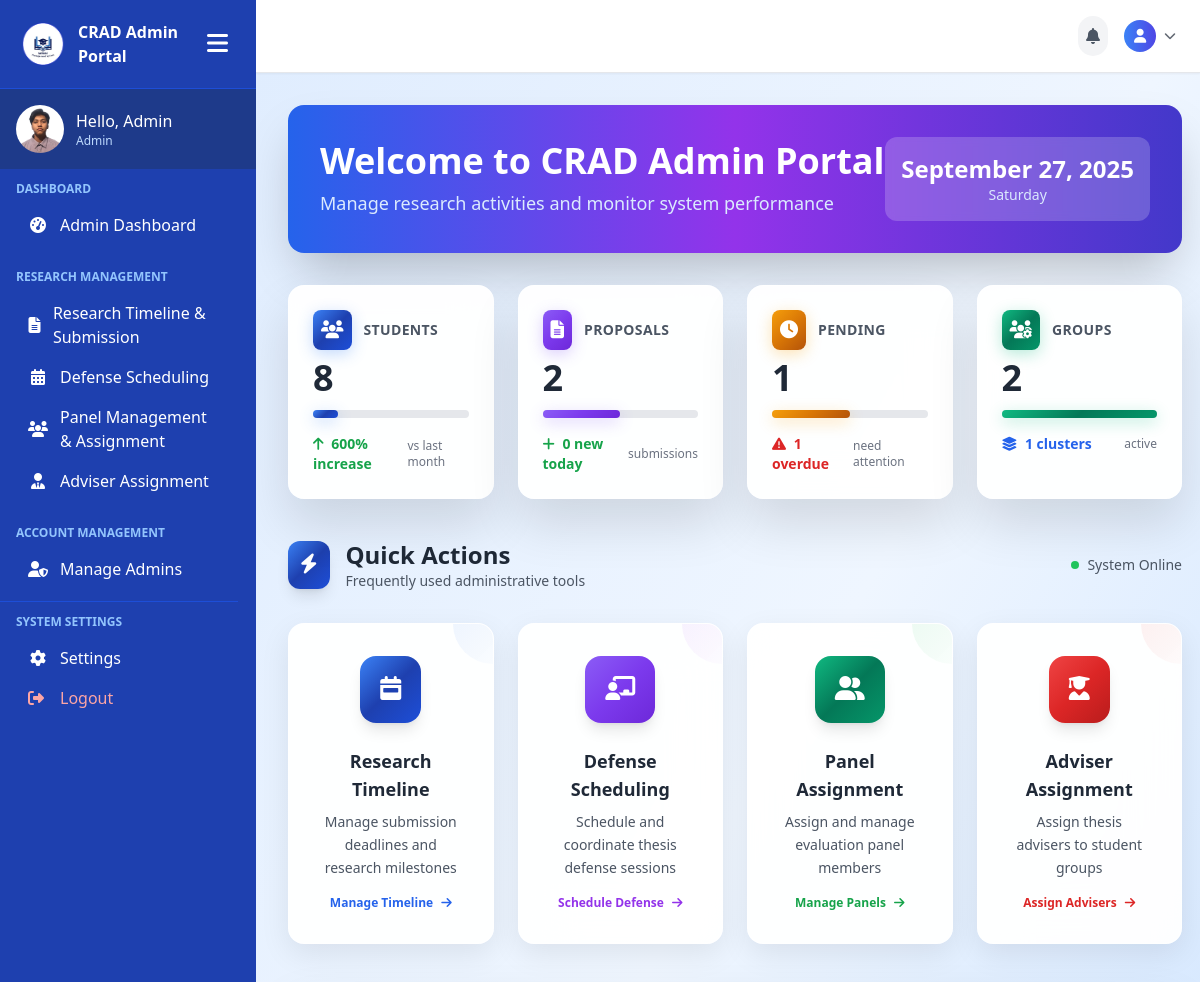
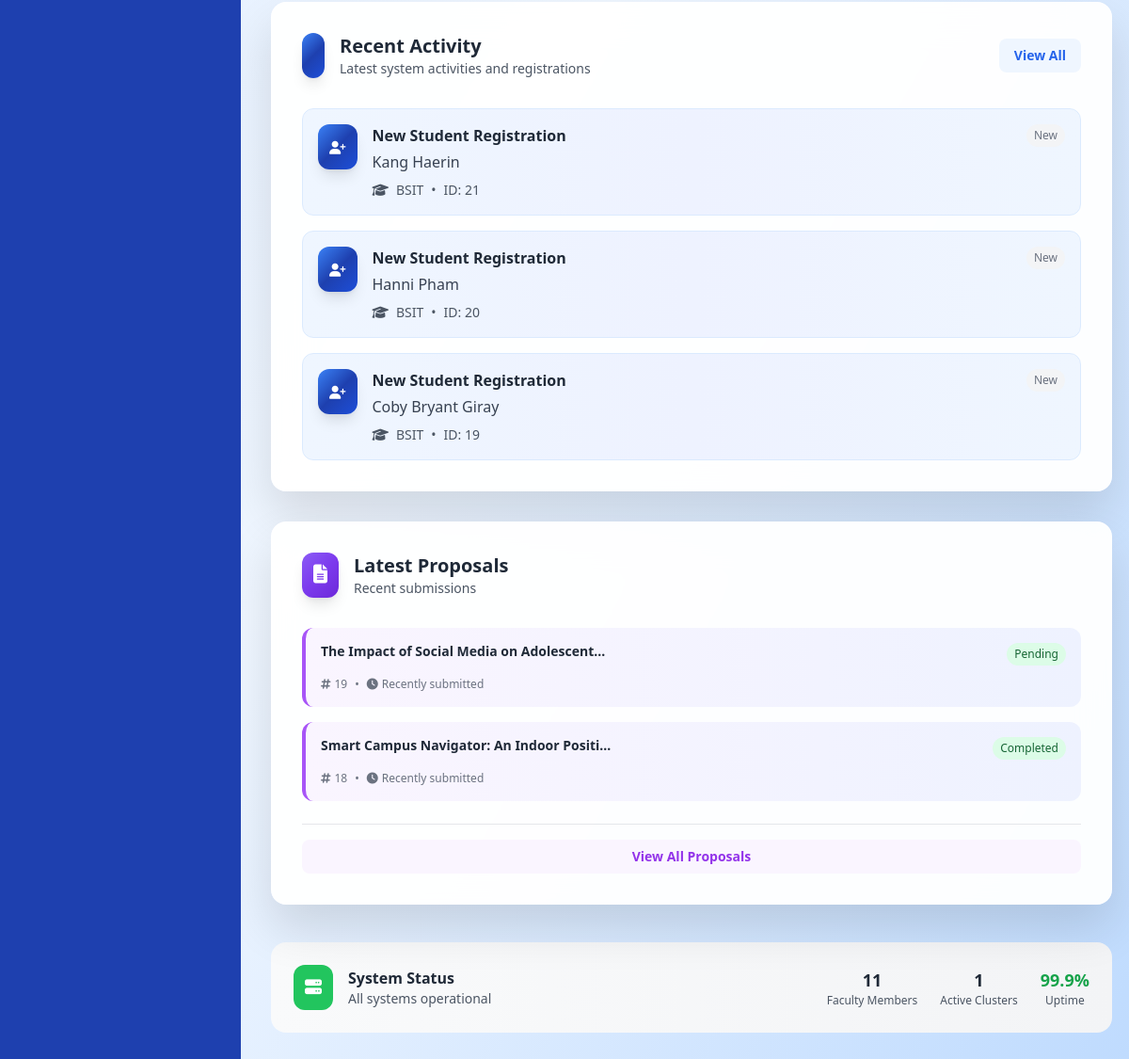
Page /admin-pages/admin-dashboard.php (signed in) on the committed database (2 pictures, top to bottom).
### tables this page shows
CREATE TABLE `user_tbl` (
  `user_id` int(11) NOT NULL,
  `email` varchar(150) NOT NULL,
  `password` varchar(255) NOT NULL,
  `role` enum('Admin','Faculty','Student') NOT NULL DEFAULT 'Student',
  `created_at` timestamp NOT NULL DEFAULT current_timestamp()
);

CREATE TABLE `student_profiles` (
  `id` int(11) NOT NULL,
  `user_id` int(11) NOT NULL,
  `school_id` varchar(50) NOT NULL,
  `full_name` varchar(100) NOT NULL,
  `program` varchar(50) NOT NULL,
  `cluster` varchar(20) DEFAULT '0',
  `faculty_id` int(11) DEFAULT NULL,
  `school_year` varchar(20) NOT NULL,
  `created_at` timestamp NOT NULL DEFAULT current_timestamp(),
  `updated_at` timestamp NOT NULL DEFAULT current_timestamp() ON UPDATE current_timestamp()
);

CREATE TABLE `proposals` (
  `id` int(11) NOT NULL,
  `group_id` int(11) NOT NULL,
  `title` varchar(255) NOT NULL,
  `description` text DEFAULT NULL,
  `file_path` varchar(255) DEFAULT NULL,
  `submitted_at` timestamp NOT NULL DEFAULT current_timestamp(),
  `status` enum('Pending','Completed') NOT NULL DEFAULT 'Pending',
  `reviewed_at` timestamp NULL DEFAULT NULL,
  `final_defense_open` tinyint(1) NOT NULL DEFAULT 0
);

### admin-pages/admin-dashboard.php (the view, shortened to what the rows shown need)
<?php
include('../includes/connection.php');
$recent_students = mysqli_query($conn, "SELECT full_name, program, id FROM student_profiles ORDER BY id DESC LIMIT 3");
$recent_proposals = mysqli_query($conn, "SELECT title, status, id FROM proposals ORDER BY id DESC LIMIT 3");
?>
<!DOCTYPE html>
<html lang="en">
<head>
    <link rel="stylesheet" href="../assets/css/style-admin-dashboard.css">
    <script src="https://cdn.tailwindcss.com"></script>
    <link rel="stylesheet" href="https://cdnjs.cloudflare.com/ajax/libs/font-awesome/6.0.0/css/all.min.css">
    <link rel="stylesheet" href="https://cdn.jsdelivr.net/npm/flatpickr/dist/flatpickr.min.css">
</head>
<body class="bg-gradient-to-br from-blue-100 via-blue-50 to-blue-200 text-gray-800 font-sans">
    <div class="min-h-screen flex">
        <?php include('../includes/admin-sidebar.php'); ?>
                <main class="flex-1 overflow-y-auto p-4 lg:p-8 hide-scrollbar">
    <div class="mb-8 animate-fade-in">
        <div class="bg-gradient-to-r from-blue-600 via-purple-600 to-indigo-700 rounded-2xl p-8 text-white shadow-2xl">
            <div class="flex flex-col lg:flex-row items-center justify-between">
                <div>
                    <h1 class="text-3xl lg:text-4xl font-bold mb-2">Welcome to CRAD Admin Portal</h1>
                </div>
            </div>
        </div>
    </div>
    <div class="grid grid-cols-1 xl:grid-cols-3 gap-8 mb-10 animate-fade-in">
        <div class="xl:col-span-2 glass-card rounded-2xl p-8">
            <div class="space-y-4">
                <?php if (mysqli_num_rows($recent_students) > 0): ?>
                    <?php while ($student = mysqli_fetch_assoc($recent_students)): ?>
                    <div class="flex items-start p-4 rounded-xl bg-gradient-to-r from-blue-50 via-indigo-50 to-blue-50 border border-blue-100 hover:shadow-md transition-all">
                        <div class="gradient-blue p-3 rounded-xl mr-4 shadow-lg">
                            <i class="fas fa-user-plus text-white text-sm"></i>
                        </div>
                        <div class="flex-1">
                            <div class="flex items-center justify-between">
                                <p class="font-bold text-gray-800">New Student Registration</p>
                                <span class="text-xs text-gray-500 bg-gray-100 px-2 py-1 rounded-full">New</span>
                            </div>
                            <p class="text-gray-700 font-medium mt-1"><?= htmlspecialchars($student['full_name']) ?></p>
                            <div class="flex items-center mt-2 text-sm text-gray-600">
                                <i class="fas fa-graduation-cap mr-2"></i>
                                <span><?= htmlspecialchars($student['program']) ?></span>
                                <span class="mx-2">•</span>
                                <span>ID: <?= $student['id'] ?></span>
                            </div>
                        </div>
                    </div>
                    <?php endwhile; ?>
                <?php endif; ?>
            </div>
        </div>
        <div class="glass-card rounded-2xl p-8">
            <div class="space-y-4">
                <?php if (mysqli_num_rows($recent_proposals) > 0): ?>
                    <?php while ($proposal = mysqli_fetch_assoc($recent_proposals)): ?>
                    <div class="p-4 rounded-xl bg-gradient-to-r from-purple-50 to-indigo-50 border-l-4 border-purple-500 hover:shadow-md transition-all">
                        <div class="flex items-start justify-between mb-2">
                            <h4 class="font-bold text-gray-800 text-sm leading-tight"><?= htmlspecialchars(substr($proposal['title'], 0, 40)) ?><?= strlen($proposal['title']) > 40 ? '...' : '' ?></h4>
                            <span class="text-xs px-2 py-1 rounded-full <?= $proposal['status'] == 'pending' ? 'bg-yellow-100 text-yellow-800' : 'bg-green-100 text-green-800' ?>">
                                <?= ucfirst($proposal['status']) ?>
                            </span>
                        </div>
                        <div class="flex items-center text-xs text-gray-500 mt-3">
                            <i class="fas fa-hashtag mr-1"></i>
                            <span><?= $proposal['id'] ?></span>
                            <span class="mx-2">•</span>
                            <i class="fas fa-clock mr-1"></i>
                            <span>Recently submitted</span>
                        </div>
                    </div>
                    <?php endwhile; ?>
                <?php endif; ?>
            </div>
        </div>
    </div>
            </main>
        </div>
</body>
</html>

### includes/admin-sidebar.php (shortened to what the rows shown need)
<?php
include("../includes/connection.php");
$user_id = $_SESSION['user_id'];
$sql = "SELECT role FROM user_tbl WHERE user_id = ?";
$stmt = $conn->prepare($sql);
$stmt->bind_param("i", $user_id);
$stmt->execute();
$result = $stmt->get_result();
$user = $result->fetch_assoc();
$role = $user['role'];
$greeting = "Hello, " . match($role) {
    'admin' => 'Admin',
    'student' => 'Student',
    default => 'Admin'
};
?>
<!DOCTYPE html>
<html lang="en">
<head>
    <script src="https://cdn.tailwindcss.com"></script>
    <link rel="stylesheet" href="https://cdnjs.cloudflare.com/ajax/libs/font-awesome/6.5.0/css/all.min.css">
</head>
<body>
<div class="sidebar sidebar-transition bg-blue-800 text-white flex flex-col hidden md:flex h-screen w-64" id="sidebar">
    <div class="p-4 flex items-center space-x-3 bg-blue-900">
        <div>
            <p class="font-medium profile-name"><?php echo htmlspecialchars($greeting); ?></p>
            <p class="text-xs text-blue-200 profile-role"><?php echo htmlspecialchars($role); ?></p>
        </div>
    </div>
</div>
</body>
</html>

### rows in the picture
user_tbl: role "Hello, Admin", role "Admin"
student_profiles: full_name "Kang Haerin", program "BSIT", id "21"
student_profiles: full_name "Hanni Pham", program "BSIT", id "20"
student_profiles: full_name "Coby Bryant Giray", program "BSIT", id "19"
proposals: title "The Impact of Social Media on Adolescent", status "Pending", id "19"
proposals: title "Smart Campus Navigator: An Indoor Positi", status "Completed", id "18"

### other values in the picture
$total_students "8"
abs($student_growth) "600"
$total_proposals "2"
$proposals_today "0"
$pending_proposals "1"
$overdue_proposals "1"
$total_groups "2"
$total_clusters "1"
$total_faculty "11"
